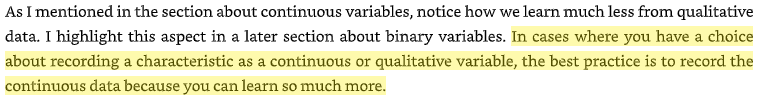
#> input picture files_archive/minte9/Introduction to Statistics/Jim Frost/07_continuous_data.png, 765 x 105 px; its folder holds only this picture in this run
$ python -i img2txt.py   (imports and definitions only)
#> lines starting #> are read from the running program, lines starting #| are printed output that depends on the picture; after the words box and inside, x2 and y2 are one past the last pixel; in counts of white or black regions, pixels touching at a corner belong together
#> further down, picture is the input picture: shape (105, 765, 3); mean B, G, R 207.7, 232.9, 234.2
"""Write highligts texts:
Read from images directory, convert image to text, write text files.
"""
import sys, os, pathlib
import cv2, pytesseract, numpy as np
import logging
import re
sys.dont_write_bytecode = True

"""Config ini called in update.py
The script can run directly
"""
try:
    from tools import config
except:
    import config

DIR             = pathlib.Path(__file__).resolve().parent
# [1 line that did not run here, left out]
# [1 line that did not run here, left out]
# [1 line that did not run here, left out]
# [1 line that did not run here, left out]

# [5 lines not run here, left out]


"""Get highlighted text image:
Yellow mask and gaussian blur
"""
def imread_highlighted(img):
    hsv = cv2.cvtColor(img, cv2.COLOR_BGR2HSV)
#> hsv: shape (105, 765, 3); mean H, S, V 9.5, 32.6, 234.2
    lower = np.array([22, 93, 0])
    upper = np.array([45, 255, 255])
    mask = cv2.inRange(hsv, lower, upper)
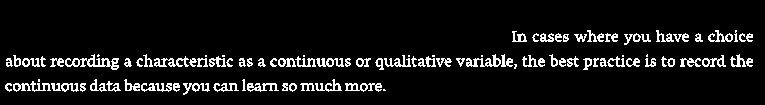
#> mask: shape (105, 765); 7.9% white in thin lines or dots, all inside (x1, y1, x2, y2) = (5, 30, 753, 95)
    res2 = cv2.bitwise_not(mask)
    res2 = cv2.GaussianBlur(res2, (3,3), 0) # reduce noise
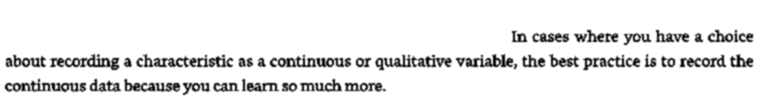
#> res2: shape (105, 765); min 0, max 255, mean 234.9
    return res2


"""Replace highlighted text:
Add <i></i> at start/end
"""
# [26 lines left out: function highlighted_replaced, not called in this run]


"""Adjust highlighted text:
Correct cv2 image reading errors and exceptions
"""
# [18 lines left out: function adjust, not called in this run]


"""Loop through archive .png images:
Add texts folder if not exists.
Write .txt files
Add time delay (to protect CPU resources)
If Rewrite flag is false, only new files will be processed.
"""
# [1 line not run here, left out]
n = 0; errors = 0
# [30 lines not run here, left out]

        # time.sleep(1/5)


"""Display final result:
For errors the text is displayed on console (loggin Error level)
"""
# [3 lines not run here, left out]

>>> import cv2
>>> picture = cv2.imread('../files_archive/minte9/Introduction to Statistics/Jim Frost/07_continuous_data.png')
>>> result = imread_highlighted(picture)

$ run again, on files_archive/minte9/Introduction to Statistics/Jim Frost/04_histograms2.png
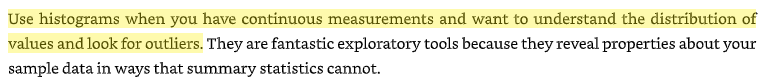
#> input picture files_archive/minte9/Introduction to Statistics/Jim Frost/04_histograms2.png, 772 x 84 px
#> picture is the input picture: shape (84, 772, 3); mean B, G, R 213.7, 235.2, 236.3
#> hsv: shape (84, 772, 3); mean H, S, V 8.1, 27.9, 236.3
#> in imread_highlighted, `mask = cv2.inRange(hsv, lower, upper)`:
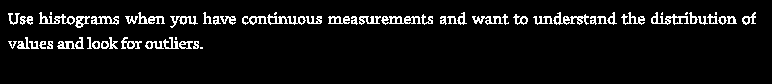
#> mask: shape (84, 772); 6.7% white in thin lines or dots, all inside (x1, y1, x2, y2) = (8, 12, 756, 49)
#> in imread_highlighted, `res2 = cv2.GaussianBlur(res2, (3,3), 0)`:
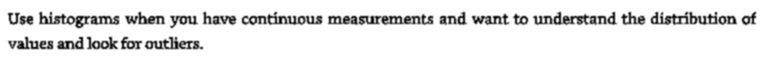
#> res2: shape (84, 772); min 0, max 255, mean 238

$ run again, on files_archive/minte9/Introduction to Statistics/Jim Frost/08_pie_charts.png
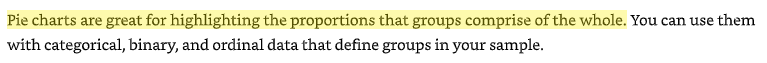
#> input picture files_archive/minte9/Introduction to Statistics/Jim Frost/08_pie_charts.png, 767 x 63 px
#> picture is the input picture: shape (63, 767, 3); mean B, G, R 217.3, 236.1, 237
#> hsv: shape (63, 767, 3); mean H, S, V 7.1, 24.6, 237
#> in imread_highlighted, `mask = cv2.inRange(hsv, lower, upper)`:
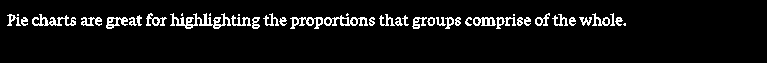
#> mask: shape (63, 767); 6.6% white in thin lines or dots, all inside (x1, y1, x2, y2) = (7, 13, 626, 29)
#> in imread_highlighted, `res2 = cv2.GaussianBlur(res2, (3,3), 0)`:
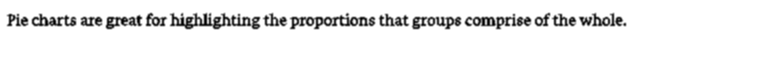
#> res2: shape (63, 767); min 0, max 255, mean 238.1

$ run again, on files_archive/minte9/Introduction to Statistics/Jim Frost/09.png
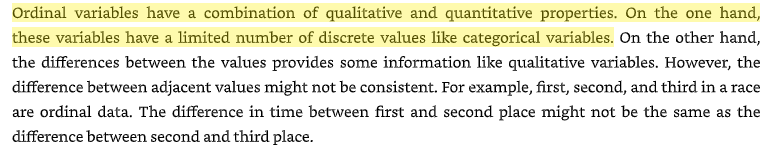
#> input picture files_archive/minte9/Introduction to Statistics/Jim Frost/09.png, 776 x 150 px
#> picture is the input picture: shape (150, 776, 3); mean B, G, R 213.3, 230.7, 231.6
#> hsv: shape (150, 776, 3); mean H, S, V 6.5, 22.4, 231.6
#> in imread_highlighted, `mask = cv2.inRange(hsv, lower, upper)`:
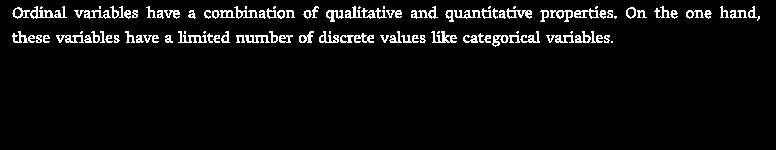
#> mask: shape (150, 776); 5.2% white in thin lines or dots, all inside (x1, y1, x2, y2) = (12, 6, 760, 47)
#> in imread_highlighted, `res2 = cv2.GaussianBlur(res2, (3,3), 0)`:
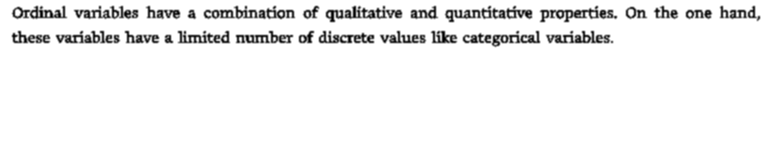
#> res2: shape (150, 776); min 0, max 255, mean 241.7
